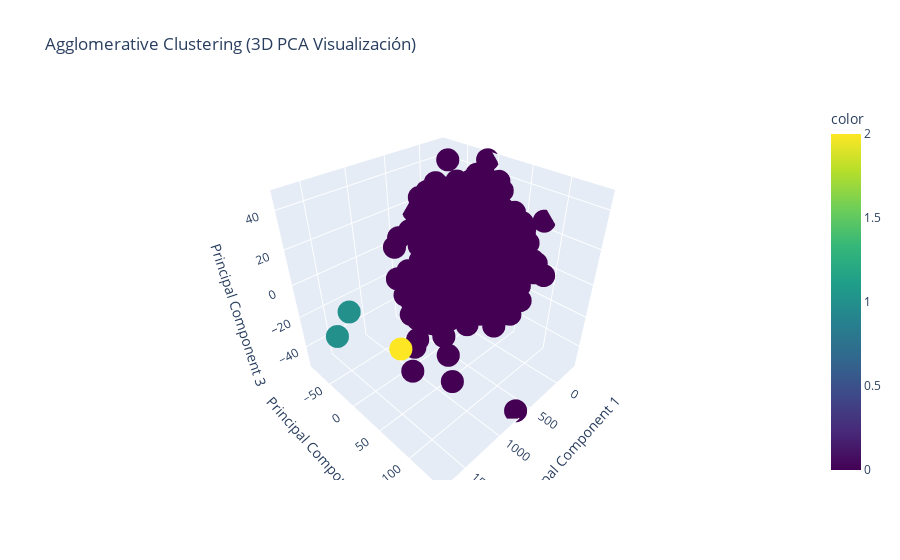

The cell this chart's notebook holds for it:
### Markdown cell above
#### Modelo con linkage = 'single', 3 clusters

### Code cell
ac_s = AgglomerativeClustering(n_clusters = 3, linkage = 'single') 
labels_s = ac_s.fit_predict(X_pca)

# Visualización en 3D con plotly
fig = px.scatter_3d(
    X_pca, x='P1', y='P2', z='P3', 
    color=labels_s, 
    title='Agglomerative Clustering (3D PCA Visualización)',
    labels={'P1': 'Principal Component 1', 'P2': 'Principal Component 2', 'P3': 'Principal Component 3'},
    color_continuous_scale='Viridis'
)
fig.show()

# Evaluación del Modelo
sil_score = silhouette_score(X_pca, labels_s)
davies_bouldin = davies_bouldin_score(X_pca, labels_s)
print(f'Silhouette Score: {sil_score}')
print(f'Davies-Bouldin Score: {davies_bouldin}')

### Figure 1 — Plotly figure (JSON) as saved in the notebook; plotly's stock layout.template omitted (floating-point values rounded to 4 significant figures; data arrays with more than 128 entries replaced by an {"elided": "..."} marker saying what was removed)
{"data": [{"hovertemplate": "Principal Component 1=%{x}<br>Principal Component 2=%{y}<br>Principal Component 3=%{z}<br>color=%{marker.color}<extra></extra>", "legendgroup": "", "marker": {"color": {"elided": "849 int values"}, "coloraxis": "coloraxis", "symbol": "circle"}, "mode": "markers", "name": "", "scene": "scene", "showlegend": false, "type": "scatter3d", "x": {"elided": "849 float values"}, "y": {"elided": "849 float values"}, "z": {"elided": "849 float values"}}], "layout": {"coloraxis": {"colorbar": {"title": {"text": "color"}}, "colorscale": [[0, "#440154"], [0.1111, "#482878"], [0.2222, "#3e4989"], [0.3333, "#31688e"], [0.4444, "#26828e"], [0.5556, "#1f9e89"], [0.6667, "#35b779"], [0.7778, "#6ece58"], [0.8889, "#b5de2b"], [1, "#fde725"]]}, "legend": {"tracegroupgap": 0}, "scene": {"domain": {"x": [0, 1], "y": [0, 1]}, "xaxis": {"title": {"text": "Principal Component 1"}}, "yaxis": {"title": {"text": "Principal Component 2"}}, "zaxis": {"title": {"text": "Principal Component 3"}}}, "title": {"text": "Agglomerative Clustering (3D PCA Visualización)"}}}
